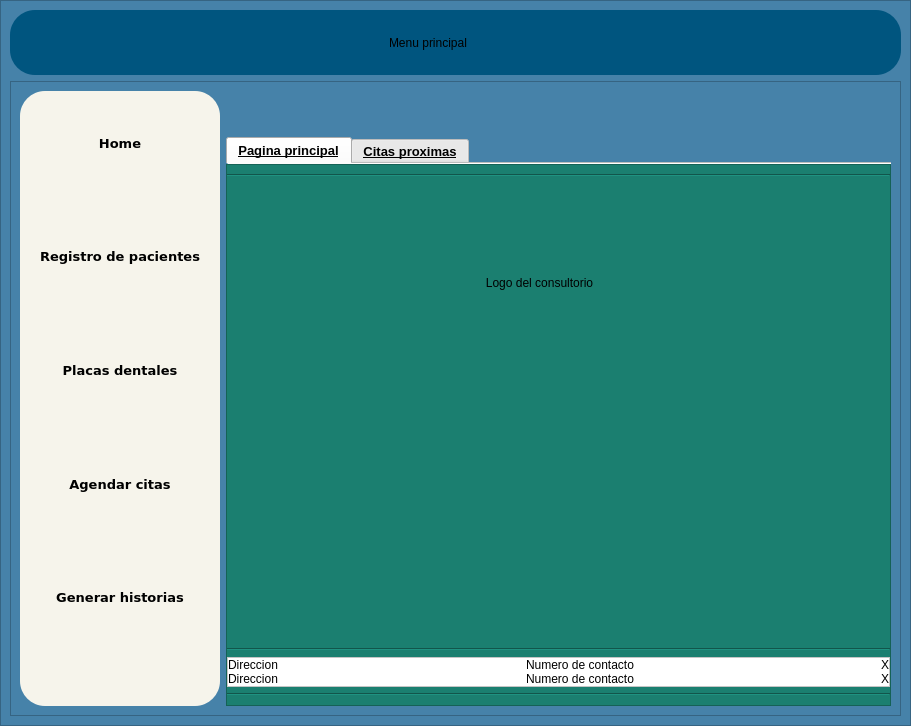
<?xml version="1.0" encoding="UTF-8"?>
<ui version="4.0">
 <class>MainWindow</class>
 <widget class="QMainWindow" name="MainWindow">
  <property name="geometry">
   <rect>
    <x>0</x>
    <y>0</y>
    <width>911</width>
    <height>726</height>
   </rect>
  </property>
  <property name="windowTitle">
   <string>MainWindow</string>
  </property>
  <widget class="QWidget" name="centralwidget">
   <layout class="QVBoxLayout" name="verticalLayout">
    <property name="spacing">
     <number>0</number>
    </property>
    <property name="leftMargin">
     <number>0</number>
    </property>
    <property name="topMargin">
     <number>0</number>
    </property>
    <property name="rightMargin">
     <number>0</number>
    </property>
    <property name="bottomMargin">
     <number>0</number>
    </property>
    <item>
     <widget class="QFrame" name="frame">
      <property name="styleSheet">
       <string notr="true">QFrame{
background-color:rgb(70, 130, 169);

}
QTableWidget{
color:rgb(0,0,0);
gridline-color:rgb(0,206,151);
	font: 75 12pt &quot;MS Shell Dlg 2&quot;;
}
QHeaderView::section{
background-color:rgb(0,206,151);
border:1px solid rgb(0,0,0);
	font: 75 12pt &quot;MS Shell Dlg 2&quot;;
}
QTbaleWidget QTableCornerButton::section{
background-color:rgb(0,0,0);
border:1px solid  rgb(0,206,151);
}</string>
      </property>
      <property name="frameShape">
       <enum>QFrame::StyledPanel</enum>
      </property>
      <property name="frameShadow">
       <enum>QFrame::Raised</enum>
      </property>
      <layout class="QVBoxLayout" name="verticalLayout_2" stretch="1,8">
       <item>
        <widget class="QFrame" name="frame_superior">
         <property name="enabled">
          <bool>true</bool>
         </property>
         <property name="minimumSize">
          <size>
           <width>0</width>
           <height>65</height>
          </size>
         </property>
         <property name="maximumSize">
          <size>
           <width>16777215</width>
           <height>65</height>
          </size>
         </property>
         <property name="styleSheet">
          <string notr="true">QFrame{
background-color:rgb(0, 85, 127);
border-radius:25px;
}</string>
         </property>
         <property name="frameShape">
          <enum>QFrame::StyledPanel</enum>
         </property>
         <property name="frameShadow">
          <enum>QFrame::Raised</enum>
         </property>
         <layout class="QHBoxLayout" name="horizontalLayout_3">
          <item>
           <layout class="QHBoxLayout" name="horizontalLayout_2">
            <item>
             <widget class="QPushButton" name="bt_menu">
              <property name="minimumSize">
               <size>
                <width>50</width>
                <height>50</height>
               </size>
              </property>
              <property name="styleSheet">
               <string notr="true">QPushButton{
border-radius:25px;
}

QPushButton:hover{
color:white;
background-color:rgb(145, 200, 228);

}
</string>
              </property>
              <property name="text">
               <string/>
              </property>
              <property name="icon">
               <iconset>
                <normaloff>ELEMENTOS GRAFICOS/bar.png</normaloff>ELEMENTOS GRAFICOS/bar.png</iconset>
              </property>
              <property name="iconSize">
               <size>
                <width>45</width>
                <height>45</height>
               </size>
              </property>
             </widget>
            </item>
            <item>
             <spacer name="horizontalSpacer">
              <property name="orientation">
               <enum>Qt::Horizontal</enum>
              </property>
              <property name="sizeHint" stdset="0">
               <size>
                <width>40</width>
                <height>20</height>
               </size>
              </property>
             </spacer>
            </item>
            <item>
             <widget class="QLabel" name="label_10">
              <property name="styleSheet">
               <string notr="true">font: 26pt &quot;MS Reference Sans Serif&quot;;</string>
              </property>
              <property name="text">
               <string>Menu principal</string>
              </property>
             </widget>
            </item>
            <item>
             <spacer name="horizontalSpacer_2">
              <property name="orientation">
               <enum>Qt::Horizontal</enum>
              </property>
              <property name="sizeHint" stdset="0">
               <size>
                <width>40</width>
                <height>20</height>
               </size>
              </property>
             </spacer>
            </item>
            <item>
             <widget class="QPushButton" name="bt_info">
              <property name="minimumSize">
               <size>
                <width>50</width>
                <height>50</height>
               </size>
              </property>
              <property name="styleSheet">
               <string notr="true">QPushButton{
border-radius:25px;
}

QPushButton:hover{
color:white;
background-color:rgb(145, 200, 228);

}
</string>
              </property>
              <property name="text">
               <string/>
              </property>
              <property name="icon">
               <iconset>
                <normaloff>ELEMENTOS GRAFICOS/profile.png</normaloff>ELEMENTOS GRAFICOS/profile.png</iconset>
              </property>
              <property name="iconSize">
               <size>
                <width>45</width>
                <height>38</height>
               </size>
              </property>
             </widget>
            </item>
            <item>
             <widget class="QPushButton" name="bt_salir">
              <property name="minimumSize">
               <size>
                <width>50</width>
                <height>50</height>
               </size>
              </property>
              <property name="styleSheet">
               <string notr="true">QPushButton{
border-radius:25px;
}

QPushButton:hover{
color:white;
background-color:rgb(145, 200, 228);

}
</string>
              </property>
              <property name="text">
               <string/>
              </property>
              <property name="icon">
               <iconset>
                <normaloff>ELEMENTOS GRAFICOS/exit-fill.png</normaloff>ELEMENTOS GRAFICOS/exit-fill.png</iconset>
              </property>
              <property name="iconSize">
               <size>
                <width>45</width>
                <height>38</height>
               </size>
              </property>
             </widget>
            </item>
           </layout>
          </item>
         </layout>
        </widget>
       </item>
       <item>
        <widget class="QFrame" name="frame_contenido">
         <property name="frameShape">
          <enum>QFrame::StyledPanel</enum>
         </property>
         <property name="frameShadow">
          <enum>QFrame::Raised</enum>
         </property>
         <layout class="QHBoxLayout" name="horizontalLayout">
          <item>
           <widget class="QFrame" name="frame_opciones">
            <property name="minimumSize">
             <size>
              <width>200</width>
              <height>0</height>
             </size>
            </property>
            <property name="maximumSize">
             <size>
              <width>0</width>
              <height>16777215</height>
             </size>
            </property>
            <property name="styleSheet">
             <string notr="true">QFrame{
background-color:rgb(246, 244, 235);
border-radius:25px;
}
</string>
            </property>
            <property name="frameShape">
             <enum>QFrame::StyledPanel</enum>
            </property>
            <property name="frameShadow">
             <enum>QFrame::Raised</enum>
            </property>
            <layout class="QVBoxLayout" name="verticalLayout_5">
             <item>
              <layout class="QVBoxLayout" name="verticalLayout_3">
               <item>
                <spacer name="verticalSpacer_6">
                 <property name="orientation">
                  <enum>Qt::Vertical</enum>
                 </property>
                 <property name="sizeHint" stdset="0">
                  <size>
                   <width>20</width>
                   <height>40</height>
                  </size>
                 </property>
                </spacer>
               </item>
               <item>
                <widget class="QLabel" name="label">
                 <property name="font">
                  <font>
                   <family>Verdana</family>
                   <pointsize>10</pointsize>
                   <weight>75</weight>
                   <italic>false</italic>
                   <bold>true</bold>
                  </font>
                 </property>
                 <property name="text">
                  <string>Home</string>
                 </property>
                 <property name="alignment">
                  <set>Qt::AlignCenter</set>
                 </property>
                </widget>
               </item>
               <item>
                <widget class="QPushButton" name="bt_home">
                 <property name="minimumSize">
                  <size>
                   <width>50</width>
                   <height>50</height>
                  </size>
                 </property>
                 <property name="styleSheet">
                  <string notr="true">QPushButton{
border-radius:25px;
background-color:rgb(246, 244, 235);
}
QPushButton:hover{
color:white;
background-color:rgb(145, 200, 228);

}</string>
                 </property>
                 <property name="text">
                  <string/>
                 </property>
                 <property name="icon">
                  <iconset>
                   <normaloff>ELEMENTOS GRAFICOS/casa.png</normaloff>ELEMENTOS GRAFICOS/casa.png</iconset>
                 </property>
                 <property name="iconSize">
                  <size>
                   <width>45</width>
                   <height>45</height>
                  </size>
                 </property>
                </widget>
               </item>
               <item>
                <spacer name="verticalSpacer">
                 <property name="orientation">
                  <enum>Qt::Vertical</enum>
                 </property>
                 <property name="sizeHint" stdset="0">
                  <size>
                   <width>20</width>
                   <height>40</height>
                  </size>
                 </property>
                </spacer>
               </item>
               <item>
                <widget class="QLabel" name="label_6">
                 <property name="font">
                  <font>
                   <family>Verdana</family>
                   <pointsize>10</pointsize>
                   <weight>75</weight>
                   <italic>false</italic>
                   <bold>true</bold>
                  </font>
                 </property>
                 <property name="text">
                  <string>Registro de pacientes</string>
                 </property>
                 <property name="alignment">
                  <set>Qt::AlignCenter</set>
                 </property>
                </widget>
               </item>
               <item>
                <widget class="QPushButton" name="bt_registro">
                 <property name="minimumSize">
                  <size>
                   <width>50</width>
                   <height>50</height>
                  </size>
                 </property>
                 <property name="styleSheet">
                  <string notr="true">QPushButton{
border-radius:25px;
background-color:rgb(246, 244, 235);
}
QPushButton:hover{
color:white;
background-color:rgb(145, 200, 228);

}
</string>
                 </property>
                 <property name="text">
                  <string/>
                 </property>
                 <property name="icon">
                  <iconset>
                   <normaloff>ELEMENTOS GRAFICOS/registro-dental.png</normaloff>ELEMENTOS GRAFICOS/registro-dental.png</iconset>
                 </property>
                 <property name="iconSize">
                  <size>
                   <width>45</width>
                   <height>45</height>
                  </size>
                 </property>
                </widget>
               </item>
               <item>
                <spacer name="verticalSpacer_2">
                 <property name="orientation">
                  <enum>Qt::Vertical</enum>
                 </property>
                 <property name="sizeHint" stdset="0">
                  <size>
                   <width>20</width>
                   <height>40</height>
                  </size>
                 </property>
                </spacer>
               </item>
               <item>
                <widget class="QLabel" name="label_7">
                 <property name="font">
                  <font>
                   <family>Verdana</family>
                   <pointsize>10</pointsize>
                   <weight>75</weight>
                   <italic>false</italic>
                   <bold>true</bold>
                  </font>
                 </property>
                 <property name="text">
                  <string>Placas dentales</string>
                 </property>
                 <property name="alignment">
                  <set>Qt::AlignCenter</set>
                 </property>
                </widget>
               </item>
               <item>
                <widget class="QPushButton" name="bt_paciente">
                 <property name="minimumSize">
                  <size>
                   <width>50</width>
                   <height>50</height>
                  </size>
                 </property>
                 <property name="styleSheet">
                  <string notr="true">QPushButton{
border-radius:25px;
background-color:rgb(246, 244, 235);
}

QPushButton:hover{
color:white;
background-color:rgb(145, 200, 228);

}
</string>
                 </property>
                 <property name="text">
                  <string/>
                 </property>
                 <property name="icon">
                  <iconset>
                   <normaloff>ELEMENTOS GRAFICOS/radiografia.png</normaloff>ELEMENTOS GRAFICOS/radiografia.png</iconset>
                 </property>
                 <property name="iconSize">
                  <size>
                   <width>45</width>
                   <height>45</height>
                  </size>
                 </property>
                </widget>
               </item>
               <item>
                <spacer name="verticalSpacer_3">
                 <property name="orientation">
                  <enum>Qt::Vertical</enum>
                 </property>
                 <property name="sizeHint" stdset="0">
                  <size>
                   <width>20</width>
                   <height>40</height>
                  </size>
                 </property>
                </spacer>
               </item>
               <item>
                <widget class="QLabel" name="label_8">
                 <property name="font">
                  <font>
                   <family>Verdana</family>
                   <pointsize>10</pointsize>
                   <weight>75</weight>
                   <italic>false</italic>
                   <bold>true</bold>
                  </font>
                 </property>
                 <property name="text">
                  <string>Agendar citas</string>
                 </property>
                 <property name="alignment">
                  <set>Qt::AlignCenter</set>
                 </property>
                </widget>
               </item>
               <item>
                <widget class="QPushButton" name="bt_citas">
                 <property name="minimumSize">
                  <size>
                   <width>50</width>
                   <height>50</height>
                  </size>
                 </property>
                 <property name="styleSheet">
                  <string notr="true">QPushButton{
border-radius:25px;
background-color:rgb(246, 244, 235);
}
QPushButton:hover{
color:white;
background-color:rgb(145, 200, 228);

}
</string>
                 </property>
                 <property name="text">
                  <string/>
                 </property>
                 <property name="icon">
                  <iconset>
                   <normaloff>ELEMENTOS GRAFICOS/cita-dental.png</normaloff>ELEMENTOS GRAFICOS/cita-dental.png</iconset>
                 </property>
                 <property name="iconSize">
                  <size>
                   <width>45</width>
                   <height>45</height>
                  </size>
                 </property>
                </widget>
               </item>
               <item>
                <spacer name="verticalSpacer_4">
                 <property name="orientation">
                  <enum>Qt::Vertical</enum>
                 </property>
                 <property name="sizeHint" stdset="0">
                  <size>
                   <width>20</width>
                   <height>40</height>
                  </size>
                 </property>
                </spacer>
               </item>
               <item>
                <widget class="QLabel" name="label_9">
                 <property name="font">
                  <font>
                   <family>Verdana</family>
                   <pointsize>10</pointsize>
                   <weight>75</weight>
                   <italic>false</italic>
                   <bold>true</bold>
                  </font>
                 </property>
                 <property name="text">
                  <string>Generar historias</string>
                 </property>
                 <property name="alignment">
                  <set>Qt::AlignCenter</set>
                 </property>
                </widget>
               </item>
               <item>
                <widget class="QPushButton" name="bt_historial">
                 <property name="minimumSize">
                  <size>
                   <width>50</width>
                   <height>50</height>
                  </size>
                 </property>
                 <property name="styleSheet">
                  <string notr="true">QPushButton{
border-radius:25px;
background-color:rgb(246, 244, 235);
}

QPushButton:hover{
color:white;
background-color:rgb(145, 200, 228);

}
</string>
                 </property>
                 <property name="text">
                  <string/>
                 </property>
                 <property name="icon">
                  <iconset>
                   <normaloff>ELEMENTOS GRAFICOS/sharp-update.png</normaloff>ELEMENTOS GRAFICOS/sharp-update.png</iconset>
                 </property>
                 <property name="iconSize">
                  <size>
                   <width>45</width>
                   <height>45</height>
                  </size>
                 </property>
                </widget>
               </item>
               <item>
                <spacer name="verticalSpacer_5">
                 <property name="orientation">
                  <enum>Qt::Vertical</enum>
                 </property>
                 <property name="sizeHint" stdset="0">
                  <size>
                   <width>20</width>
                   <height>40</height>
                  </size>
                 </property>
                </spacer>
               </item>
              </layout>
             </item>
            </layout>
           </widget>
          </item>
          <item>
           <layout class="QVBoxLayout" name="verticalLayout_4">
            <item>
             <widget class="QLabel" name="lb_nombre">
              <property name="minimumSize">
               <size>
                <width>0</width>
                <height>40</height>
               </size>
              </property>
              <property name="maximumSize">
               <size>
                <width>16777215</width>
                <height>40</height>
               </size>
              </property>
              <property name="layoutDirection">
               <enum>Qt::LeftToRight</enum>
              </property>
              <property name="styleSheet">
               <string notr="true">QLabel{
font: 75 italic 18px &quot;Hack Nerd Font&quot;;
}</string>
              </property>
              <property name="text">
               <string/>
              </property>
              <property name="textFormat">
               <enum>Qt::AutoText</enum>
              </property>
              <property name="alignment">
               <set>Qt::AlignCenter</set>
              </property>
             </widget>
            </item>
            <item>
             <widget class="QTabWidget" name="tabWidget">
              <property name="font">
               <font>
                <pointsize>10</pointsize>
                <weight>75</weight>
                <italic>false</italic>
                <bold>true</bold>
                <underline>true</underline>
               </font>
              </property>
              <property name="focusPolicy">
               <enum>Qt::ClickFocus</enum>
              </property>
              <property name="autoFillBackground">
               <bool>false</bool>
              </property>
              <property name="tabPosition">
               <enum>QTabWidget::North</enum>
              </property>
              <property name="currentIndex">
               <number>0</number>
              </property>
              <property name="usesScrollButtons">
               <bool>true</bool>
              </property>
              <property name="documentMode">
               <bool>true</bool>
              </property>
              <property name="tabsClosable">
               <bool>false</bool>
              </property>
              <property name="movable">
               <bool>true</bool>
              </property>
              <property name="tabBarAutoHide">
               <bool>false</bool>
              </property>
              <widget class="QWidget" name="principal_tab">
               <attribute name="title">
                <string>Pagina principal</string>
               </attribute>
               <layout class="QVBoxLayout" name="verticalLayout_8">
                <property name="spacing">
                 <number>0</number>
                </property>
                <property name="leftMargin">
                 <number>0</number>
                </property>
                <property name="topMargin">
                 <number>0</number>
                </property>
                <property name="rightMargin">
                 <number>0</number>
                </property>
                <property name="bottomMargin">
                 <number>0</number>
                </property>
                <item>
                 <widget class="QFrame" name="frmae_fondo">
                  <property name="styleSheet">
                   <string notr="true">QLabel{
	font: 12pt &quot;MS Reference Sans Serif&quot;;
}QFrame{
	background-color: rgb(27, 127, 112);
}</string>
                  </property>
                  <property name="frameShape">
                   <enum>QFrame::StyledPanel</enum>
                  </property>
                  <property name="frameShadow">
                   <enum>QFrame::Raised</enum>
                  </property>
                  <layout class="QVBoxLayout" name="verticalLayout_12">
                   <property name="leftMargin">
                    <number>0</number>
                   </property>
                   <property name="rightMargin">
                    <number>0</number>
                   </property>
                   <item>
                    <widget class="Line" name="line_2">
                     <property name="orientation">
                      <enum>Qt::Horizontal</enum>
                     </property>
                    </widget>
                   </item>
                   <item>
                    <widget class="QLabel" name="label_3">
                     <property name="minimumSize">
                      <size>
                       <width>625</width>
                       <height>200</height>
                      </size>
                     </property>
                     <property name="maximumSize">
                      <size>
                       <width>625</width>
                       <height>200</height>
                      </size>
                     </property>
                     <property name="text">
                      <string>Logo del consultorio</string>
                     </property>
                     <property name="alignment">
                      <set>Qt::AlignCenter</set>
                     </property>
                    </widget>
                   </item>
                   <item>
                    <spacer name="verticalSpacer_7">
                     <property name="orientation">
                      <enum>Qt::Vertical</enum>
                     </property>
                     <property name="sizeHint" stdset="0">
                      <size>
                       <width>20</width>
                       <height>213</height>
                      </size>
                     </property>
                    </spacer>
                   </item>
                   <item>
                    <widget class="Line" name="line_6">
                     <property name="orientation">
                      <enum>Qt::Horizontal</enum>
                     </property>
                    </widget>
                   </item>
                   <item>
                    <widget class="QFrame" name="frame_2">
                     <property name="styleSheet">
                      <string notr="true">QFrame{
background-color:white;
}</string>
                     </property>
                     <property name="frameShape">
                      <enum>QFrame::StyledPanel</enum>
                     </property>
                     <property name="frameShadow">
                      <enum>QFrame::Raised</enum>
                     </property>
                     <layout class="QHBoxLayout" name="horizontalLayout_6">
                      <property name="spacing">
                       <number>0</number>
                      </property>
                      <property name="leftMargin">
                       <number>0</number>
                      </property>
                      <property name="topMargin">
                       <number>0</number>
                      </property>
                      <property name="rightMargin">
                       <number>0</number>
                      </property>
                      <property name="bottomMargin">
                       <number>0</number>
                      </property>
                      <item>
                       <layout class="QHBoxLayout" name="horizontalLayout_4">
                        <item>
                         <layout class="QVBoxLayout" name="verticalLayout_11">
                          <item>
                           <widget class="QLabel" name="label_4">
                            <property name="text">
                             <string>Direccion</string>
                            </property>
                           </widget>
                          </item>
                          <item>
                           <widget class="QLabel" name="label_12">
                            <property name="text">
                             <string>Direccion</string>
                            </property>
                           </widget>
                          </item>
                         </layout>
                        </item>
                        <item>
                         <spacer name="horizontalSpacer_3">
                          <property name="orientation">
                           <enum>Qt::Horizontal</enum>
                          </property>
                          <property name="sizeHint" stdset="0">
                           <size>
                            <width>40</width>
                            <height>20</height>
                           </size>
                          </property>
                         </spacer>
                        </item>
                        <item>
                         <layout class="QVBoxLayout" name="verticalLayout_10">
                          <item>
                           <widget class="QLabel" name="label_5">
                            <property name="text">
                             <string>Numero de contacto</string>
                            </property>
                           </widget>
                          </item>
                          <item>
                           <widget class="QLabel" name="label_13">
                            <property name="text">
                             <string>Numero de contacto</string>
                            </property>
                           </widget>
                          </item>
                         </layout>
                        </item>
                        <item>
                         <spacer name="horizontalSpacer_4">
                          <property name="orientation">
                           <enum>Qt::Horizontal</enum>
                          </property>
                          <property name="sizeHint" stdset="0">
                           <size>
                            <width>40</width>
                            <height>20</height>
                           </size>
                          </property>
                         </spacer>
                        </item>
                        <item>
                         <layout class="QVBoxLayout" name="verticalLayout_6">
                          <item>
                           <widget class="QLabel" name="label_11">
                            <property name="text">
                             <string>X</string>
                            </property>
                           </widget>
                          </item>
                          <item>
                           <widget class="QLabel" name="label_14">
                            <property name="text">
                             <string>X</string>
                            </property>
                           </widget>
                          </item>
                         </layout>
                        </item>
                       </layout>
                      </item>
                     </layout>
                    </widget>
                   </item>
                   <item>
                    <widget class="Line" name="line">
                     <property name="orientation">
                      <enum>Qt::Horizontal</enum>
                     </property>
                    </widget>
                   </item>
                  </layout>
                 </widget>
                </item>
               </layout>
              </widget>
              <widget class="QWidget" name="citas_tab">
               <attribute name="title">
                <string>Citas proximas</string>
               </attribute>
               <layout class="QVBoxLayout" name="verticalLayout_7">
                <property name="spacing">
                 <number>0</number>
                </property>
                <property name="leftMargin">
                 <number>0</number>
                </property>
                <property name="topMargin">
                 <number>0</number>
                </property>
                <property name="rightMargin">
                 <number>0</number>
                </property>
                <property name="bottomMargin">
                 <number>0</number>
                </property>
                <item>
                 <widget class="QFrame" name="frame_fondo">
                  <property name="styleSheet">
                   <string notr="true">QLabel{
	font: 12pt &quot;MS Reference Sans Serif&quot;;
}
QFrame{
	background-color: rgb(27, 127, 112);
}</string>
                  </property>
                  <property name="frameShape">
                   <enum>QFrame::StyledPanel</enum>
                  </property>
                  <property name="frameShadow">
                   <enum>QFrame::Raised</enum>
                  </property>
                  <layout class="QVBoxLayout" name="verticalLayout_13">
                   <property name="leftMargin">
                    <number>0</number>
                   </property>
                   <property name="rightMargin">
                    <number>0</number>
                   </property>
                   <item>
                    <widget class="Line" name="line_3">
                     <property name="orientation">
                      <enum>Qt::Horizontal</enum>
                     </property>
                    </widget>
                   </item>
                   <item>
                    <layout class="QHBoxLayout" name="horizontalLayout_5">
                     <item>
                      <widget class="QLabel" name="label_2">
                       <property name="text">
                        <string>Pacientes con citas más cercanas</string>
                       </property>
                       <property name="alignment">
                        <set>Qt::AlignCenter</set>
                       </property>
                      </widget>
                     </item>
                    </layout>
                   </item>
                   <item>
                    <widget class="Line" name="line_5">
                     <property name="orientation">
                      <enum>Qt::Horizontal</enum>
                     </property>
                    </widget>
                   </item>
                   <item>
                    <widget class="QFrame" name="frame_tabla">
                     <property name="styleSheet">
                      <string notr="true">QFrame{
	background-color: rgb(255, 255, 255);
}</string>
                     </property>
                     <property name="frameShape">
                      <enum>QFrame::StyledPanel</enum>
                     </property>
                     <property name="frameShadow">
                      <enum>QFrame::Raised</enum>
                     </property>
                     <layout class="QVBoxLayout" name="verticalLayout_9">
                      <property name="spacing">
                       <number>0</number>
                      </property>
                      <property name="leftMargin">
                       <number>0</number>
                      </property>
                      <property name="topMargin">
                       <number>0</number>
                      </property>
                      <property name="rightMargin">
                       <number>0</number>
                      </property>
                      <property name="bottomMargin">
                       <number>0</number>
                      </property>
                      <item>
                       <widget class="QTableWidget" name="tableWidget">
                        <property name="font">
                         <font>
                          <family>MS Shell Dlg 2</family>
                          <pointsize>12</pointsize>
                          <weight>9</weight>
                          <italic>false</italic>
                          <bold>false</bold>
                         </font>
                        </property>
                        <attribute name="horizontalHeaderDefaultSectionSize">
                         <number>237</number>
                        </attribute>
                        <attribute name="horizontalHeaderStretchLastSection">
                         <bool>true</bool>
                        </attribute>
                        <column>
                         <property name="text">
                          <string>Cedula_P</string>
                         </property>
                        </column>
                        <column>
                         <property name="text">
                          <string>Nombre_P</string>
                         </property>
                        </column>
                        <column>
                         <property name="text">
                          <string>Apellido_P</string>
                         </property>
                        </column>
                        <column>
                         <property name="text">
                          <string>Fecha</string>
                         </property>
                        </column>
                        <column>
                         <property name="text">
                          <string>Hora</string>
                         </property>
                        </column>
                       </widget>
                      </item>
                     </layout>
                    </widget>
                   </item>
                   <item>
                    <widget class="Line" name="line_4">
                     <property name="orientation">
                      <enum>Qt::Horizontal</enum>
                     </property>
                    </widget>
                   </item>
                  </layout>
                 </widget>
                </item>
               </layout>
              </widget>
             </widget>
            </item>
           </layout>
          </item>
         </layout>
        </widget>
       </item>
      </layout>
     </widget>
    </item>
   </layout>
  </widget>
 </widget>
 <resources/>
 <connections/>
</ui>
